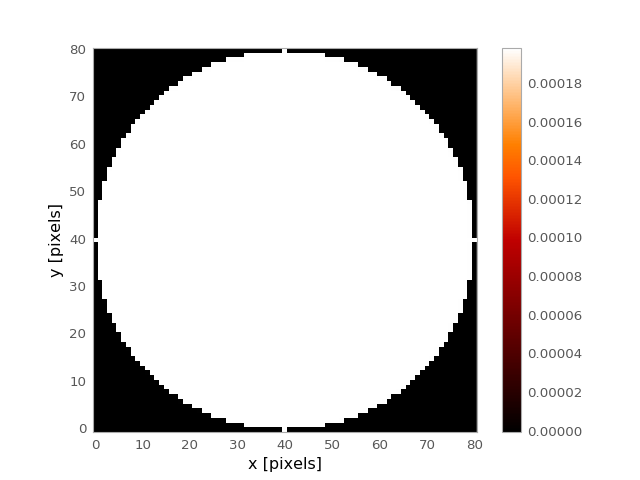

Write Python code to recreate this figure.
import matplotlib.pyplot as plt
from astropy.convolution import Tophat2DKernel
tophat_2D_kernel = Tophat2DKernel(40)
plt.imshow(tophat_2D_kernel, interpolation='none', origin='lower')
plt.xlabel('x [pixels]')
plt.ylabel('y [pixels]')
plt.colorbar()
plt.show()
